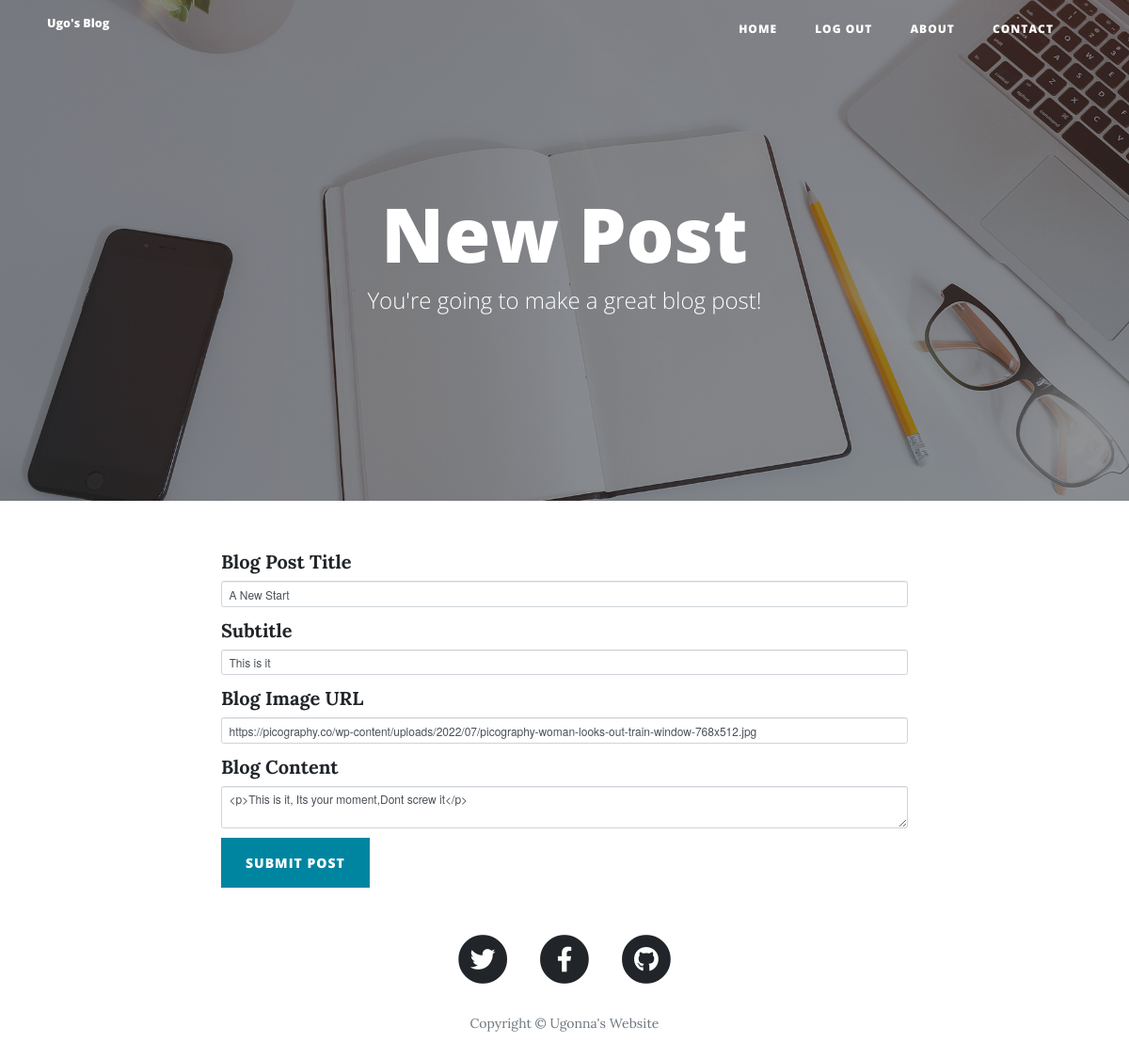
The app's page /edit-post/1 (signed in) with its own data.
### main.py (models this page shows)
class BlogPost(db.Model):
    __tablename__ = "blog_posts"
    id = db.Column(db.Integer, primary_key=True)
    title = db.Column(db.String(250), unique=True, nullable=False)
    subtitle = db.Column(db.String(250), nullable=False)
    date = db.Column(db.String(250), nullable=False)
    body = db.Column(db.Text, nullable=False)
    img_url = db.Column(db.String(250), nullable=False)
    author_id = db.Column(db.Integer, db.ForeignKey('users.id'))
    author = db.relationship("User", back_populates="posts")
    comments_on_post = db.relationship("Comment", back_populates="blog_post")

### main.py (the view, shortened to what this page needs)
@app.route("/edit-post/<int:post_id>", methods=['POST', 'GET'])
@login_required
@admin_only
def edit_post(post_id):
    post = BlogPost.query.get(post_id)
    edit_form = CreatePostForm(
        title=post.title,
        subtitle=post.subtitle,
        img_url=post.img_url,
        body=post.body
    )
    return render_template("make-post.html", form=edit_form, current_user=current_user)

### forms.py
class CreatePostForm(FlaskForm):
    title = StringField("Blog Post Title", validators=[DataRequired()])
    subtitle = StringField("Subtitle", validators=[DataRequired()])
    img_url = StringField("Blog Image URL", validators=[DataRequired(), URL()])
    body = CKEditorField("Blog Content", validators=[DataRequired()])
    submit = SubmitField("Submit Post")

### main.py (called while the page is built)
@login_manager.user_loader
def load_user(user_id):
    return User.query.get(int(user_id))

def admin_only(f):
    @wraps(f)
    def decorated_function(*args, **kwargs):
        if current_user.id != 1:
            return abort(403)
        return f(*args, **kwargs)
    return decorated_function

### templates/make-post.html (shortened to what this page needs)
{% extends 'bootstrap/base.html' %}
{% import "bootstrap/wtf.html" as wtf %}
{% block content %}
{% include "header.html" %}
  <header class="masthead" style="background-image: url('{{ url_for('static', filename='img/edit-bg.jpg')}}')">
    <div class="overlay"></div>
    <div class="container">
      <div class="row">
        <div class="col-lg-8 col-md-10 mx-auto">
          <div class="page-heading">
            {% if is_edit: %}
            <h1>Edit Post</h1>
            {% else: %}
            <h1>New Post</h1>
            {% endif %}
            <span class="subheading">You're going to make a great blog post!</span>
          </div>
        </div>
      </div>
    </div>
  </header>
  <div class="container">
    <div class="row">
      <div class="col-lg-8 col-md-10 mx-auto">
        {{ wtf.quick_form(form, novalidate=True, button_map={"submit": "primary"}) }}
      </div>
    </div>
  </div>
{% include "footer.html" %}
{% endblock %}

### records on screen
BlogPost: title "A New Start", subtitle "This is it", img_url "https://picography.co/wp-content/uploads/2022/07/picography-woman-looks-out-train-window-768x512.jpg", body "<p>This is it, Its your moment,Dont screw it</p>"
